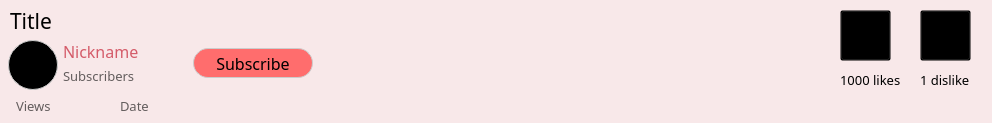
<?xml version="1.0" encoding="UTF-8"?>
<ui version="4.0">
 <class>Form</class>
 <widget class="QWidget" name="Form">
  <property name="geometry">
   <rect>
    <x>0</x>
    <y>0</y>
    <width>992</width>
    <height>123</height>
   </rect>
  </property>
  <property name="windowTitle">
   <string>profileUnderVideo</string>
  </property>
  <property name="styleSheet">
   <string notr="true">background: #f8e8e9;
</string>
  </property>
  <widget class="QLabel" name="date">
   <property name="geometry">
    <rect>
     <x>120</x>
     <y>96</y>
     <width>61</width>
     <height>20</height>
    </rect>
   </property>
   <property name="font">
    <font>
     <family>Source Sans Pro</family>
     <pointsize>10</pointsize>
    </font>
   </property>
   <property name="styleSheet">
    <string notr="true">border: 0px;
background: rgba(0, 0, 0, 0);
color: #635D5D;</string>
   </property>
   <property name="text">
    <string>Date</string>
   </property>
  </widget>
  <widget class="QLabel" name="title">
   <property name="geometry">
    <rect>
     <x>10</x>
     <y>10</y>
     <width>971</width>
     <height>21</height>
    </rect>
   </property>
   <property name="font">
    <font>
     <family>Source Sans Pro</family>
     <pointsize>16</pointsize>
    </font>
   </property>
   <property name="styleSheet">
    <string notr="true">border: 0px;
background: rgba(0, 0, 0, 0)</string>
   </property>
   <property name="text">
    <string>Title</string>
   </property>
  </widget>
  <widget class="QLabel" name="views">
   <property name="geometry">
    <rect>
     <x>16</x>
     <y>96</y>
     <width>61</width>
     <height>20</height>
    </rect>
   </property>
   <property name="font">
    <font>
     <family>Source Sans Pro</family>
     <pointsize>10</pointsize>
    </font>
   </property>
   <property name="styleSheet">
    <string notr="true">border: 0px;
background: rgba(0, 0, 0, 0);
color: #635D5D;</string>
   </property>
   <property name="text">
    <string>Views</string>
   </property>
  </widget>
  <widget class="QPushButton" name="like_btn">
   <property name="geometry">
    <rect>
     <x>840</x>
     <y>10</y>
     <width>51</width>
     <height>51</height>
    </rect>
   </property>
   <property name="styleSheet">
    <string notr="true">background: transparent;</string>
   </property>
   <property name="text">
    <string/>
   </property>
  </widget>
  <widget class="QPushButton" name="dislike_btn">
   <property name="geometry">
    <rect>
     <x>920</x>
     <y>10</y>
     <width>51</width>
     <height>51</height>
    </rect>
   </property>
   <property name="styleSheet">
    <string notr="true">background: transparent;</string>
   </property>
   <property name="text">
    <string/>
   </property>
  </widget>
  <widget class="QLabel" name="likes_label">
   <property name="geometry">
    <rect>
     <x>840</x>
     <y>70</y>
     <width>61</width>
     <height>20</height>
    </rect>
   </property>
   <property name="font">
    <font>
     <family>Source Sans Pro</family>
     <pointsize>10</pointsize>
    </font>
   </property>
   <property name="text">
    <string>1000 likes</string>
   </property>
  </widget>
  <widget class="QLabel" name="dislikes_label">
   <property name="geometry">
    <rect>
     <x>920</x>
     <y>70</y>
     <width>51</width>
     <height>20</height>
    </rect>
   </property>
   <property name="font">
    <font>
     <family>Source Sans Pro</family>
     <pointsize>10</pointsize>
    </font>
   </property>
   <property name="text">
    <string>1 dislike</string>
   </property>
  </widget>
  <widget class="QLabel" name="pfp">
   <property name="geometry">
    <rect>
     <x>8</x>
     <y>40</y>
     <width>50</width>
     <height>50</height>
    </rect>
   </property>
   <property name="styleSheet">
    <string notr="true">border-radius: 25px;
border: 1px solid #ccc;
background: #000000
</string>
   </property>
   <property name="text">
    <string/>
   </property>
  </widget>
  <widget class="QLabel" name="subscribers">
   <property name="geometry">
    <rect>
     <x>63</x>
     <y>63</y>
     <width>131</width>
     <height>25</height>
    </rect>
   </property>
   <property name="font">
    <font>
     <family>Source Sans Pro</family>
     <pointsize>10</pointsize>
    </font>
   </property>
   <property name="styleSheet">
    <string notr="true">border: 0px;
background: rgba(0, 0, 0, 0);
color: #635D5D;</string>
   </property>
   <property name="text">
    <string>Subscribers</string>
   </property>
  </widget>
  <widget class="QLabel" name="nickname">
   <property name="geometry">
    <rect>
     <x>63</x>
     <y>41</y>
     <width>131</width>
     <height>21</height>
    </rect>
   </property>
   <property name="font">
    <font>
     <family>Source Sans Pro</family>
     <pointsize>12</pointsize>
    </font>
   </property>
   <property name="contextMenuPolicy">
    <enum>Qt::NoContextMenu</enum>
   </property>
   <property name="styleSheet">
    <string notr="true">border: 0px;
background: rgba(0, 0, 0, 0);
color: #D45B69;</string>
   </property>
   <property name="text">
    <string>Nickname</string>
   </property>
  </widget>
  <widget class="QPushButton" name="pushButton">
   <property name="geometry">
    <rect>
     <x>193</x>
     <y>48</y>
     <width>120</width>
     <height>30</height>
    </rect>
   </property>
   <property name="font">
    <font>
     <family>Source Sans Pro</family>
     <pointsize>12</pointsize>
    </font>
   </property>
   <property name="styleSheet">
    <string notr="true">background: #FF6D6D;
border: 1px solid #ccc;
border-radius: 15px;
</string>
   </property>
   <property name="text">
    <string>Subscribe</string>
   </property>
  </widget>
 </widget>
 <resources/>
 <connections/>
</ui>
